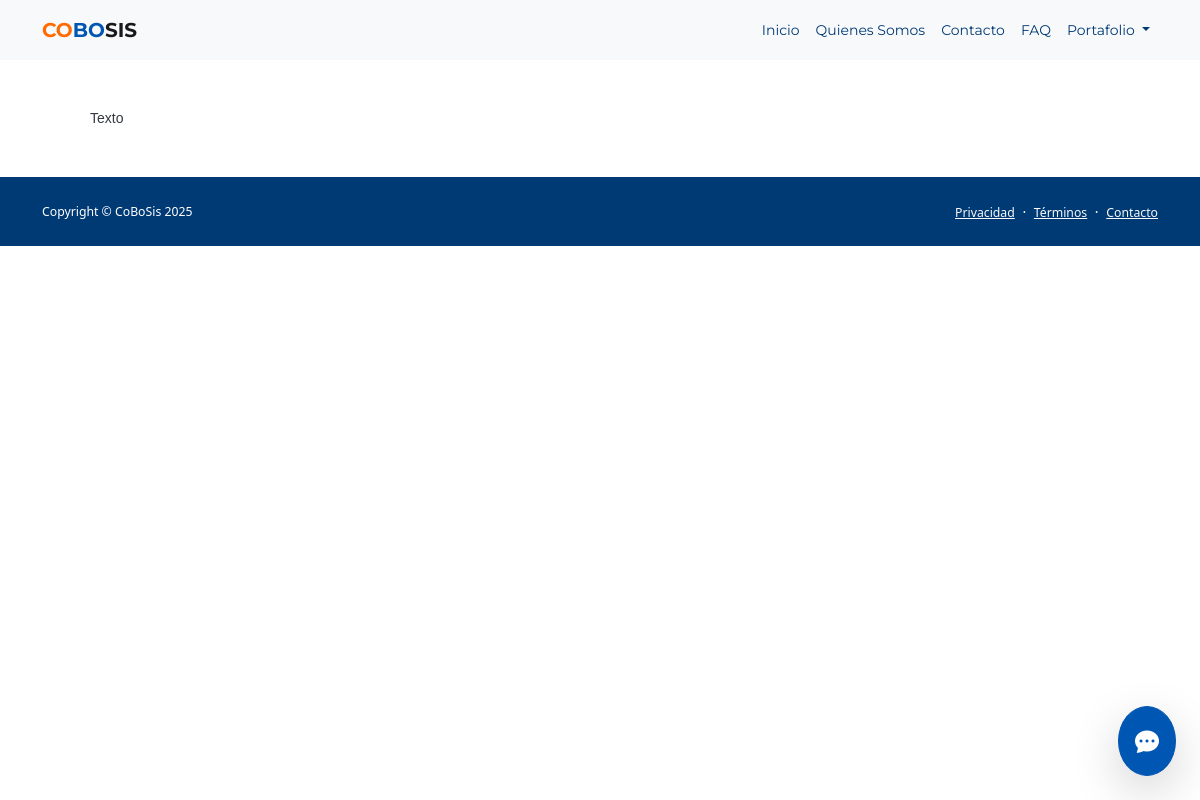
The page /paginas/1/ on the database its author committed.
### pages/models.py (models this page shows, shortened)
class Paginas(models.Model):
    title = models.CharField(null = False, blank = False, max_length=200, verbose_name="Título")
    content = CKEditor5Field(default = "Texto", verbose_name="Contenido")
    created = models.DateTimeField(auto_now_add=True, verbose_name="Fecha de creación")
    updated = models.DateTimeField(auto_now=True, verbose_name="Fecha de edición")
    class Meta:
        db_table = "paginas"
        verbose_name = "página"
        verbose_name_plural = "páginas"
        ordering = ['title']

### pages/views.py (the view)
# urls.py: path('<int:page_id>/', views.page, name="page"),
def page(request, page_id):
    page = get_object_or_404(Paginas, id=page_id)
    return render(request, 'pages/sample.html', {'page':page})

### pages/templatetags/pages_extras.py (called while the page is built)
@register.simple_tag
def get_page_list():
    pages = Paginas.objects.all()
    return pages

### templates/pages/sample.html
{% extends 'base.html' %}
{% load static %}
{% block content %}
<section class="page-section about-heading">
    <div class="container">
        <div class="about-heading-content mbtm">
            <div class="row">
                <div class="col-xl-12 col-lg-10 mx-auto">
                    <div class="bg-faded rounded p-5 forced">
                        <div class="section-content" style="font-family: sans-serif;">
                            {{page.content|safe}}
                        </div>
                    </div>
                </div>
            </div>
        </div>
    </div>
</section>
{% endblock %}

### templates/base.html (shortened to what this page needs)
<!DOCTYPE html>
<html lang="es">
{% load static %}
{% load django_bootstrap5 %}
{% load pages_extras %}
{% get_page_list as page_list %}
<head>
    <link href="https://cdn.jsdelivr.net/npm/bootstrap@5.1.3/dist/css/bootstrap.min.css" rel="stylesheet">
    <link href="https://cdn.jsdelivr.net/npm/bootstrap-icons@1.5.0/font/bootstrap-icons.css" rel="stylesheet" />
    <link href="{% static 'css/styles.css' %}" rel="stylesheet" />
</head>
<body class="d-flex flex-column h-100">
    <main class="flex-shrink-0">
        <nav class="navbar navbar-expand-lg navbar-light bg-light sticky-top">
            <div class="container">
                <a class="navbar-brand fw-bold" href="/" style="font-family: Montserrat;">
                    <span style="color: #ff6b00;">CO</span><span style="color: #0056b3;">BO</span>SIS
                </a>
                <div class="collapse navbar-collapse" id="navbarSupportedContent" style="font-family: Montserrat;">
                    <ul class="navbar-nav ms-auto mb-2 mb-lg-0">
                        <li class="nav-item"><a class="nav-link" href="{% url 'inicio' %}" style="color: #003a75">Inicio</a></li>
                        <li class="nav-item"><a class="nav-link" href="{% url 'quienes' %}" style="color: #003a75">Quienes Somos</a></li>
                        <li class="nav-item"><a class="nav-link" href="{% url 'contacto' %}" style="color: #003a75">Contacto</a></li>
                        <li class="nav-item"><a class="nav-link" href="{% url 'preguntas' %}" style="color: #003a75">FAQ</a></li>
                        <li class="nav-item dropdown">
                            <a class="nav-link dropdown-toggle" href="#" id="navbarDropdownPortfolio" role="button" data-bs-toggle="dropdown" aria-expanded="false" style="color: #003a75;">
                                Portafolio
                            </a>
                        </li>
                    </ul>
                </div>
            </div>
        </nav>
        {% block content %}{% endblock %}
        <footer class="py-4 mt-auto" style="background-color: #003a75;">
            <div class="container">
                <div class="row align-items-center justify-content-between flex-column flex-sm-row text-center text-sm-start">
                    <div class="col-auto mb-2 mb-sm-0">
                        <div class="small m-0 text-white">Copyright &copy; CoBoSis 2025</div>
                    </div>
                    <div class="col-auto">
                        {% for page in page_list %}
                        <a class="link-light small" href="{% url 'page' page.id %}">{{page.title}}</a>
                        <span class="text-white mx-1">&middot;</span>
                        {% endfor %}
                        <a class="link-light small" href="{% url 'contacto' %}"> Contacto </a>
                    </div>
                </div>
            </div>
        </footer>
        {% include 'chatbot/chatbot_widget.html' %}
</body>
</html>

### templates/base.html (style rules this page uses)
body { font-size: 14px; }
.navbar { min-height: 60px; }

### rows shown on the page
Paginas: content "Texto", title "Privacidad"
Paginas: title "Términos"
